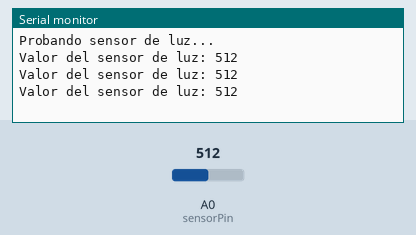
This sketch was run on a simulated Arduino Uno, built with avr-gcc and run on an emulated ATmega328P. On the bench: the last lines printed to the serial monitor. Inputs (shaded band) come from the test bench; at power-on: A0 (sensorPin) = 512.

Above: at 1.3 s.
1.4 s: A0 (sensorPin) set to 716
At 1.9 s:
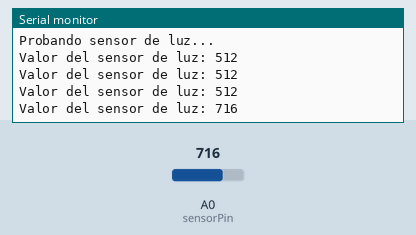
2.9 s: A0 (sensorPin) set to 900
At 3.4 s:
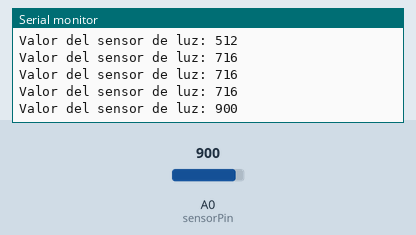
Timing chart, 0 to 5.9 s (numbered marks = the images above; inputs shaded):
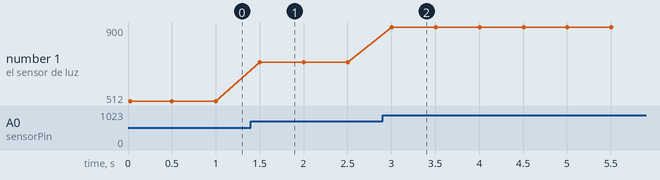

The sketch:

light_sensor.ino
```cpp
/*
Proyecto: Prueba de funcionamiento del sensor de luz (LDR)
Autor: Enrique Alfonso Gracián Castro
Dia: 22/09/2025
Descripción:
Código para leer el valor de un sensor de luz y mostrarlo
en el monitor serial.
*/

// Define el pin analógico al que se conecta el sensor de luz
const int sensorPin = A0; // Pin analógico A0

void setup() {
  // Inicia la comunicación serial a 9600 baudios para ver los datos
  Serial.begin(9600);
  Serial.println("Probando sensor de luz...");
}

void loop() {
  // Lee el valor del sensor en el pin analógico A0
  int valorLuz = analogRead(sensorPin);

  // Muestra el valor leído en el monitor serial
  Serial.print("Valor del sensor de luz: ");
  Serial.println(valorLuz);

  // Espera un momento antes de la siguiente lectura
  delay(500); // Lee los datos cada medio segundo
}
```

Measured:
- after the input at 1.4 s, the serial monitor: prints a new line after 0.10 s (image 1)
- after the input at 2.9 s, the serial monitor: prints a new line after 0.10 s (image 2)
- plotted number 1: 512 → 716 after the input at 1.4 s, 716 → 900 after the input at 2.9 s
